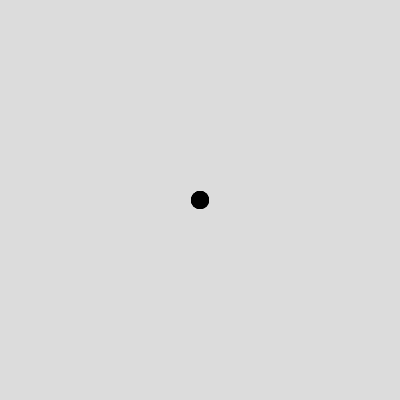
Frame 1 (no input)
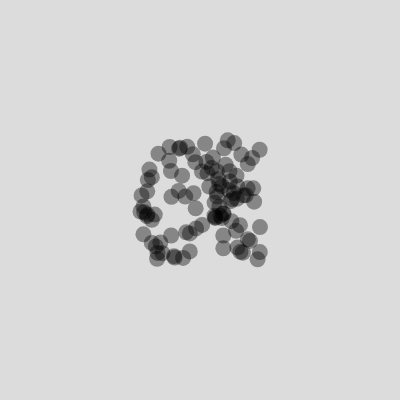
Frame 60 (no input)
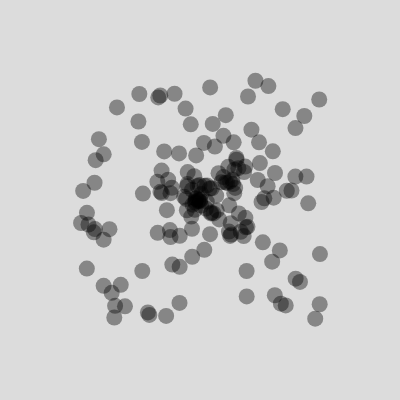
Frame 120 (the mouse pressed at the canvas centre since frame 60)

The p5.js sketch that drew these frames (run headless with seeded random() and noise() and a simulated clock; from frame 60 on, the mouse is pressed at the canvas centre):

// p5.js sketch
// ── sketch.js
class Walker {
  
  constructor(x = width / 2, y = height / 2, sz = 5) {
    walkers.push(this);
    this.pos = createVector(x, y);
    this.vel = createVector(random(-1, 1), random(-1, 1));
    this.r = 8;
  }

  update() {
    this.pos.add(this.vel);
    this.vel.add(this.acc);

    // wraparound left/right/top edge
    this.pos.x = (this.pos.x + width) % width;
    this.pos.y = (this.pos.y + height) % height;
  }

  draw() {
    noStroke();
    fill(0,100);
    circle(this.pos.x, this.pos.y, this.r * 2);
  }
}

const walkers = [];

function setup() {
  createCanvas(400, 400);
  for (let i = 0; i < 100; i++) {
    new Walker();
  }
}

function draw() {
  background(220);
  if (mouseIsPressed) {
    new Walker(mouseX, mouseY);
  }
  for (let i = 0; i < walkers.length; i++) {
    walkers[i].update();
    walkers[i].draw();
  }
}
